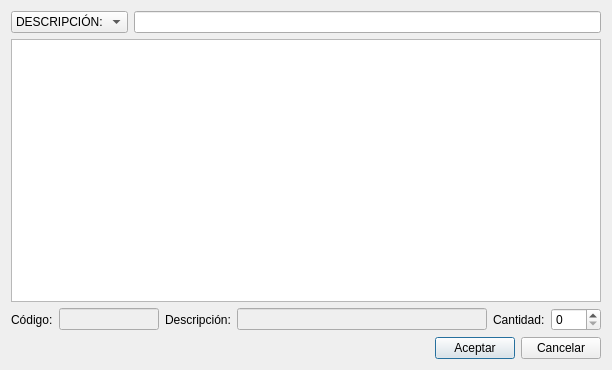
<?xml version="1.0" encoding="UTF-8"?>
<ui version="4.0">
 <class>DeduccionDialog</class>
 <widget class="QDialog" name="DeduccionDialog">
  <property name="geometry">
   <rect>
    <x>0</x>
    <y>0</y>
    <width>600</width>
    <height>370</height>
   </rect>
  </property>
  <property name="windowTitle">
   <string>Dialog</string>
  </property>
  <layout class="QGridLayout" name="gridLayout">
   <item row="0" column="0">
    <layout class="QVBoxLayout" name="verticalLayout">
     <item>
      <layout class="QHBoxLayout" name="horizontalLayout_2">
       <item>
        <widget class="QComboBox" name="busquedaComboBox">
         <property name="minimumSize">
          <size>
           <width>100</width>
           <height>0</height>
          </size>
         </property>
         <item>
          <property name="text">
           <string>DESCRIPCIÓN:</string>
          </property>
         </item>
         <item>
          <property name="text">
           <string>CÓDIGO:</string>
          </property>
         </item>
        </widget>
       </item>
       <item>
        <widget class="QLineEdit" name="busquedaLineEdit"/>
       </item>
      </layout>
     </item>
     <item>
      <widget class="QTableView" name="deduccionTableView">
       <property name="selectionMode">
        <enum>QAbstractItemView::SingleSelection</enum>
       </property>
       <property name="selectionBehavior">
        <enum>QAbstractItemView::SelectRows</enum>
       </property>
       <attribute name="horizontalHeaderCascadingSectionResizes">
        <bool>true</bool>
       </attribute>
       <attribute name="horizontalHeaderStretchLastSection">
        <bool>true</bool>
       </attribute>
      </widget>
     </item>
     <item>
      <layout class="QHBoxLayout" name="horizontalLayout">
       <item>
        <widget class="QLabel" name="label">
         <property name="text">
          <string>Código:</string>
         </property>
        </widget>
       </item>
       <item>
        <widget class="QLineEdit" name="codigoLineEdit">
         <property name="enabled">
          <bool>false</bool>
         </property>
         <property name="minimumSize">
          <size>
           <width>100</width>
           <height>0</height>
          </size>
         </property>
         <property name="maximumSize">
          <size>
           <width>16777215</width>
           <height>16777215</height>
          </size>
         </property>
        </widget>
       </item>
       <item>
        <widget class="QLabel" name="label_2">
         <property name="text">
          <string>Descripción:</string>
         </property>
        </widget>
       </item>
       <item>
        <widget class="QLineEdit" name="descripcionLineEdit">
         <property name="enabled">
          <bool>false</bool>
         </property>
         <property name="minimumSize">
          <size>
           <width>250</width>
           <height>0</height>
          </size>
         </property>
        </widget>
       </item>
       <item>
        <widget class="QLabel" name="label_3">
         <property name="text">
          <string>Cantidad:</string>
         </property>
        </widget>
       </item>
       <item>
        <widget class="QSpinBox" name="cantidadSpinBox">
         <property name="minimumSize">
          <size>
           <width>50</width>
           <height>0</height>
          </size>
         </property>
        </widget>
       </item>
       <item>
        <spacer name="horizontalSpacer_2">
         <property name="orientation">
          <enum>Qt::Horizontal</enum>
         </property>
         <property name="sizeHint" stdset="0">
          <size>
           <width>40</width>
           <height>20</height>
          </size>
         </property>
        </spacer>
       </item>
      </layout>
     </item>
     <item>
      <layout class="QHBoxLayout" name="horizontalLayout_3">
       <item>
        <spacer name="horizontalSpacer">
         <property name="orientation">
          <enum>Qt::Horizontal</enum>
         </property>
         <property name="sizeHint" stdset="0">
          <size>
           <width>40</width>
           <height>20</height>
          </size>
         </property>
        </spacer>
       </item>
       <item>
        <widget class="QPushButton" name="aceptarPushButton">
         <property name="text">
          <string>Aceptar</string>
         </property>
        </widget>
       </item>
       <item>
        <widget class="QPushButton" name="CancelarPushButton">
         <property name="text">
          <string>Cancelar</string>
         </property>
        </widget>
       </item>
      </layout>
     </item>
    </layout>
   </item>
  </layout>
 </widget>
 <resources/>
 <connections/>
</ui>
